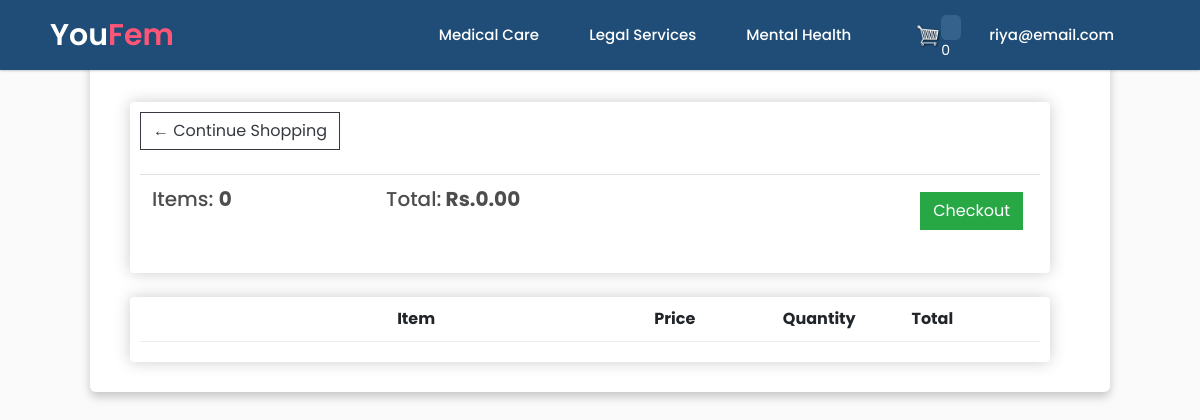
/cart/ (signed in), run on the app's committed database.
### base/models.py (models this page shows, shortened)
class User(AbstractUser):
    is_customer = models.BooleanField(default=False)
    is_employee = models.BooleanField(default=False)
    first_name = models.CharField(max_length=100)
    last_name = models.CharField(max_length=100)

class Order(models.Model):
	customer = models.ForeignKey(Customer, on_delete=models.SET_NULL, null=True, blank=True)
	date_ordered = models.DateTimeField(auto_now_add=True)
	complete = models.BooleanField(default=False)
	transaction_id = models.CharField(max_length=100, null=True)
	@property
	def get_cart_total(self):
		orderitems = self.orderitem_set.all()
		total = sum([item.get_total for item in orderitems])
		return total
	@property
	def get_cart_items(self):
		orderitems = self.orderitem_set.all()
		total = sum([item.quantity for item in orderitems])
		return total

### base/views.py (the view)
# urls.py: path('cart/', views.cart, name="cart"),
def cart(request):
	if request.user.is_authenticated:
		customer=request.user.customer
		order, created=Order.objects.get_or_create(customer=customer, complete=False)
		items=order.orderitem_set.all()
		cartItems=order.get_cart_items
	else:
		items=[]
		order={'get_cart_total':0, 'get_cart_items':0, 'shipping':False}
		cartItems=order['get_cart_items']
	context = {'items':items, 'order':order, 'cartItems':cartItems}
	return render(request, 'base/cart.html', context)

### base/templates/base/cart.html (shortened to what this page needs)
{% extends 'base/main.html' %}
{% load static %}
{% block content %}
<div class="row mt-5">
    <div class="col-lg-12">
        <div class="box-element">
            <a  class="btn btn-outline-dark" href="{% url 'store' %}">&#x2190; Continue Shopping</a>
            <br>
            <br>
            <table class="table">
                <tr>
                    <th><h5>Items: <strong>{{order.get_cart_items}}</strong></h5></th>
                    <th><h5>Total:<strong> Rs.{{order.get_cart_total|floatformat:2}}</strong></h5></th>
                    <th>
                        <a  style="float:right; margin:5px;" class="btn btn-success" href="{% url 'checkout' %}">Checkout</a>
                    </th>
                </tr>
            </table>
        </div>
        <br>
        <div class="box-element">
            <div class="cart-row">
                <div style="flex:2"></div>
                <div style="flex:2"><strong>Item</strong></div>
                <div style="flex:1"><strong>Price</strong></div>
                <div style="flex:1"><strong>Quantity</strong></div>
                <div style="flex:1"><strong>Total</strong></div>
            </div>
        </div>
    </div>
</div>
{% endblock content %}

### base/templates/base/main.html (shortened to what this page needs)
<!DOCTYPE html>
{% load static %}
<html>
<head>
	<link rel="stylesheet" href="https://stackpath.bootstrapcdn.com/bootstrap/4.4.1/css/bootstrap.min.css">
	<link rel="stylesheet" type="text/css" href="{% static 'css/main.css' %}">
  <link rel="stylesheet" type="text/css" href="{% static 'css/landing.css' %}">
</head>
<body>
  <nav>
    <div class="navbar">
      <div class="logo">
        <a href="#">You<span class="fem">Fem</span></a>
      </div>
      <div class="nav-links">
        <ul class="links">
          <li>
            <a href="{% url 'medical' %}">Medical Care</a>
            <i class="bx bxs-chevron-down medical-arrow arrow"></i>
          </li>
          <li>
            <a href="{%url 'legal' %}">Legal Services</a>
            <i class="bx bxs-chevron-down legal-arrow arrow"></i>
          </li>
          <li>
            <a href="{%url 'mental'%}">Mental Health</a>
            <i class="bx bxs-chevron-down mental-arrow arrow"></i>
          </li>
          <li>
            <a href="{% url 'cart' %}">
              <img  id="cart-icon" src="{% static 'images/cartimage.png' %}">
          </a>
          <p id="cart-total">{{cartItems}}</p></li>
          {% if request.user.is_authenticated %}
          <li>
            <a href="#">{{request.user}}</a>
            <i class="bx bxs-chevron-down mental-arrow arrow"></i>
          </li>
          {% else %}
          <li id="login-signup"><a href="{%url 'register-user' %}">Login/SignUp</a></li>
          {% endif %}
      </ul>
      </div>
    </div>
  </nav>
     <div class="container">
            <br>
            {% block content %}
            {% endblock content %}
         </div>
</body>
</html>

### static/css/main.css (style rules this page uses)
body { background-color: hsl(0, 0%, 98%); }
h1,h2,h3,h4,h5,h6 { color:hsl(0, 0%, 30%); }
.box-element { box-shadow:hsl(0, 0%, 80%) 0 0 16px; background-color: #fff; border-radius: 4px; padding: 10px; }
#cart-icon { width:25px; display: inline-block; margin-left: 15px; }
#cart-total { display:flex; text-align: center; color:#fff; background-color: #35628d; width: 20px; height: 25px; border-radius: 25%; font-size: 14px; }
.col-lg-4, .col-lg-6, .col-lg-8, .col-lg-12 { margin-top: 10px; }
.btn { border-radius: 0; }
.cart-row { display: flex; align-items: flex-stretch; padding-bottom: 10px; margin-bottom: 10px; border-bottom: 1px solid #ececec; }

### static/css/landing.css (style rules this page uses)
* { margin: 0; padding: 0; box-sizing: border-box; font-family: "Poppins", sans-serif; }
nav { position: fixed; top: 0; left: 0; width: 100%; height: 100%; height: 70px; background: #1f4d77; box-shadow: 0 1px 2px rgba(0, 0, 0, 0.2); z-index: 99; }
nav .navbar { height: 100%; max-width: 1250px; width: 100%; display: flex; align-items: center; justify-content: space-between; margin: auto; padding: 0 50px; }
.navbar .logo a { font-size: 30px; color: #fff; text-decoration: none; font-weight: 600; }
.fem { color: #ff5678; }
nav .navbar .nav-links { line-height: 70px; height: 100%; }
nav .navbar .links { display: flex; }
nav .navbar .links li { position: relative; display: flex; align-items: center; justify-content: space-between; list-style: none; padding: 0 14px; }
nav .navbar .links li a { height: 100%; text-decoration: none; white-space: nowrap; color: #fff; font-size: 15px; font-weight: 500; }
nav .navbar .links li .arrow { height: 100%; width: 22px; line-height: 70px; text-align: center; display: inline-block; color: #fff; transition: all 0.3s ease; }
.row { display: flex; flex-wrap: wrap; }
.container { margin-bottom: 200px; width: 85%; background: #fff; border-radius: 6px; padding: 20px 60px 30px 40px; box-shadow: 0 5px 10px rgba(0, 0, 0, 0.2); }

### data on the page
User: user "riya@email.com"
Order: get_cart_items "0", get_cart_total "0.00"

### other printed values
{{ cartItems }} "0"
